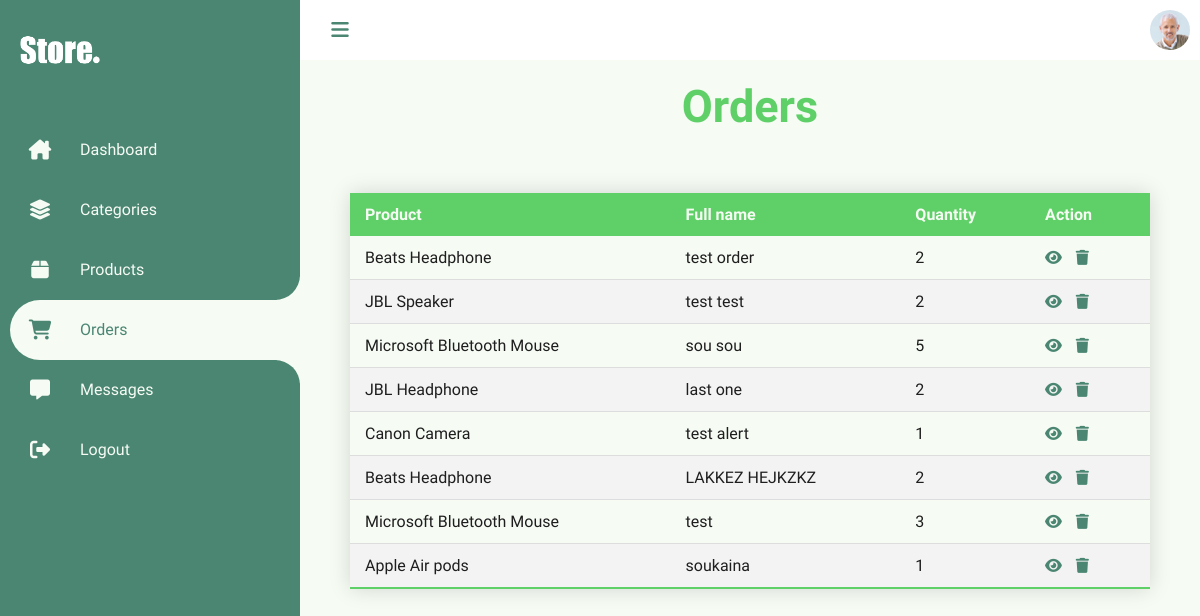
Screenshot of /Views/admin/orders/listOrders.php (signed in) with the database file from the repository.
### tables this page shows
CREATE TABLE `orders` (
  `id` int(11) NOT NULL,
  `fname` varchar(255) NOT NULL,
  `phone` varchar(255) NOT NULL,
  `address` varchar(500) NOT NULL,
  `product` varchar(255) NOT NULL,
  `quantity` varchar(255) NOT NULL
);

### Models/DbConnection.php (called while the page is built, shortened)
<?php
class DbConnection
{
    private $host = 'localhost';
    private $username = 'root';
    private $password = '';
    private $database = 'store';
    protected $connection;
    public function __construct()
    {
        if (!isset($this->connection)) {
            $this->connection = new mysqli($this->host, $this->username, $this->password, $this->database);
        }
        return $this->connection;
    }
}

### Models/Order.php (called while the page is built, shortened)
<?php
include_once('C:\xampp\htdocs\Store\Models\DbConnection.php');
class Order extends DbConnection
{
    private $table = "orders";
    public function allOrders()
    {
        $select = "SELECT * FROM $this->table ORDER BY id desc";
        $select1 = $this->connection->query($select);
        return $select1;
    }
}

### Views/admin/orders/listOrders.php (the view, shortened to what this page needs)
<?php
include_once("../../../Models/Order.php");
?>
<!DOCTYPE html>
<html lang="en">
<head>
    <link rel="stylesheet" href="http://localhost/Store/Views/css/admin-style.css">
    <link rel="stylesheet" href="https://cdnjs.cloudflare.com/ajax/libs/font-awesome/6.2.0/css/all.min.css" />
</head>
<body>
    <div class="container">
        <?php
        include('../../includes/admin-navbar.php'); ?>
        <div class="main">
            <div class="topbar">
                <div class="toggle">
                    <i class="fa-solid fa-bars icon"></i>
                </div>
                <div class="user">
                    <img src="http://localhost/Store/Views/images/admin.jpg" alt="admin">
                </div>
            </div>
            <div class="body">
                <div class="title">
                    <h2>Orders</h2>
                </div>
                <div class="table">
                    <table class="styled-table">
                        <thead>
                            <tr>
                                <th>Product</th>
                                <th>Full name</th>
                                <th>Quantity</th>
                                <th>Action</th>
                            </tr>
                        </thead>
                        <tbody>
                            <?php
                            $order = new Order();
                            $result = $order->allOrders();
                            if (mysqli_num_rows($result) != 0) {
                                while ($data = mysqli_fetch_array($result)) {
                            ?>
                                    <tr>
                                        <td><?php echo $data['product']; ?></td>
                                        <td><?php echo $data['fname']; ?></td>
                                        <td><?php echo $data['quantity']; ?></td>
                                        <td class='icons'>
                                            <a href="http://localhost/Store/Views/admin/orders/listOrder.php?orderId=<?php echo $data['id'];  ?>" class="icon" title="Show order"><i class="fa-solid fa-eye"></i></a>
                                            <a href="http://localhost/Store/Views/admin/orders/listOrders.php?delid=<?php echo $data['id'];  ?>" onclick=" return confirm('Do You really want to delete this order')" class="icon" title="Delete order"><i class="fa-solid fa-trash"></i></a>
                                        </td>
                                    </tr>
                                <?php }
                            } else {
                                ?>
                                <td colspan="3" style="text-align:center;">There is no order yet!</th>
                                <?php
                            } ?>
                        </tbody>
                    </table>
                </div>
            </div>
        </div>
    </div>
</body>
</html>

### Views/css/admin-style.css (style rules this page uses)
:root { --white: #F6FBF4; --dark: #1E1E1E; --lightGreen: #5FD068; --darkGreen: #4B8673; --beige: #F5DF99; }
* { margin: 0px; padding: 0px; box-sizing: border-box; scroll-behavior: smooth; }
body { background-color: var(--white); font-family: 'Dosis', sans-serif; }
a { text-decoration: none; }
.container { position: relative; width: 100%; }
.main { position: absolute; width: calc(100% - 300px); left: 300px; min-height: 100vh; background-color: var(--white); transition: 0.5s; }
.topbar { width: 100%; height: 60px; display: flex; justify-content: space-between; align-items: center; padding: 0px 10px; background-color: white; }
.toggle { position: relative; width: 60px; height: 60px; color: var(--darkGreen); display: flex; justify-content: center; align-items: center; font-size: 1.25em; cursor: pointer; }
.user { position: relative; width: 40px; height: 40px; border-radius: 50%; overflow: hidden; cursor: pointer; }
.user img { position: absolute; top: 0; left: 0; width: 100%; height: 100%; object-fit: cover; }
.main .body { text-align: center; }
.main .title { font-family: 'Signika', sans-serif; font-weight: 500; font-size: 30px; color: var(--lightGreen); margin: 20px 0px; }
.main .table { display: flex; justify-content: center; margin-bottom: 50px; }
.main .table .styled-table { border-collapse: collapse; width: 100%; text-align: left; margin: 0px 20px; max-width: 800px; box-shadow: 0 0 20px rgba(0, 0, 0, 0.15); margin-top: 40px; }
.main .table .styled-table thead tr { background-color: var(--lightGreen); color: var(--white); }
.styled-table th, .styled-table td { padding: 12px 15px; }
.styled-table tbody tr { border-bottom: 1px solid #dddddd; color: var(--dark); }
.styled-table tbody tr:nth-of-type(even) { background-color: #f3f3f3; }
.styled-table tbody tr:last-of-type { border-bottom: 2px solid var(--lightGreen); }
.main .table .styled-table .icons { font-size: 15px; }
.main .table .styled-table .icons .icon { color: var(--darkGreen); margin-right: 10px; }

### rows the page displays
orders: product "Beats Headphone", fname "test order", quantity "2"
orders: product "JBL Speaker", fname "test test", quantity "2"
orders: product "Microsoft Bluetooth Mouse", fname "sou sou", quantity "5"
orders: product "JBL Headphone", fname "last one", quantity "2"
orders: product "Canon Camera", fname "test alert", quantity "1"
orders: product "Beats Headphone", fname "LAKKEZ HEJKZKZ", quantity "2"
orders: product "Microsoft Bluetooth Mouse", fname "test", quantity "3"
orders: product "Apple Air pods", fname "soukaina", quantity "1"
